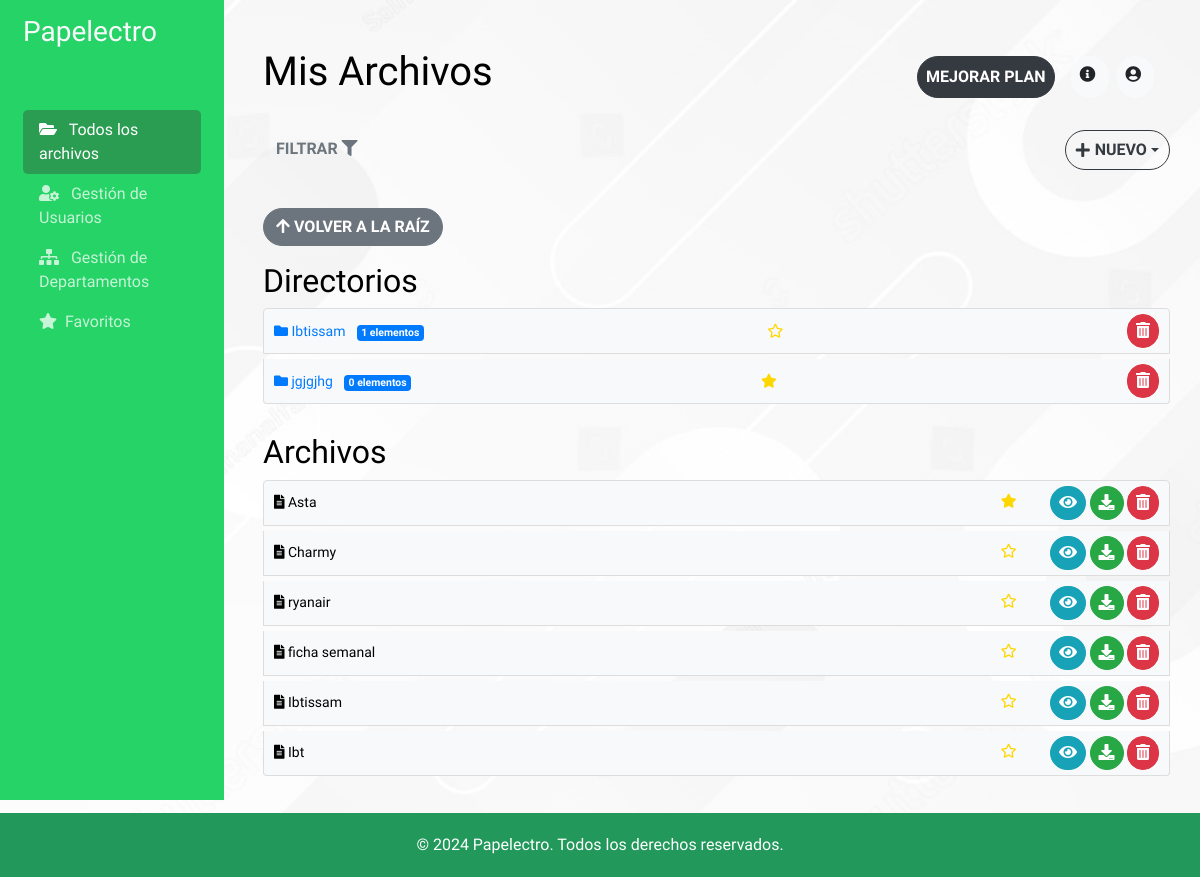
/file_manager/ (signed in), run on an earlier commit of the app's database.
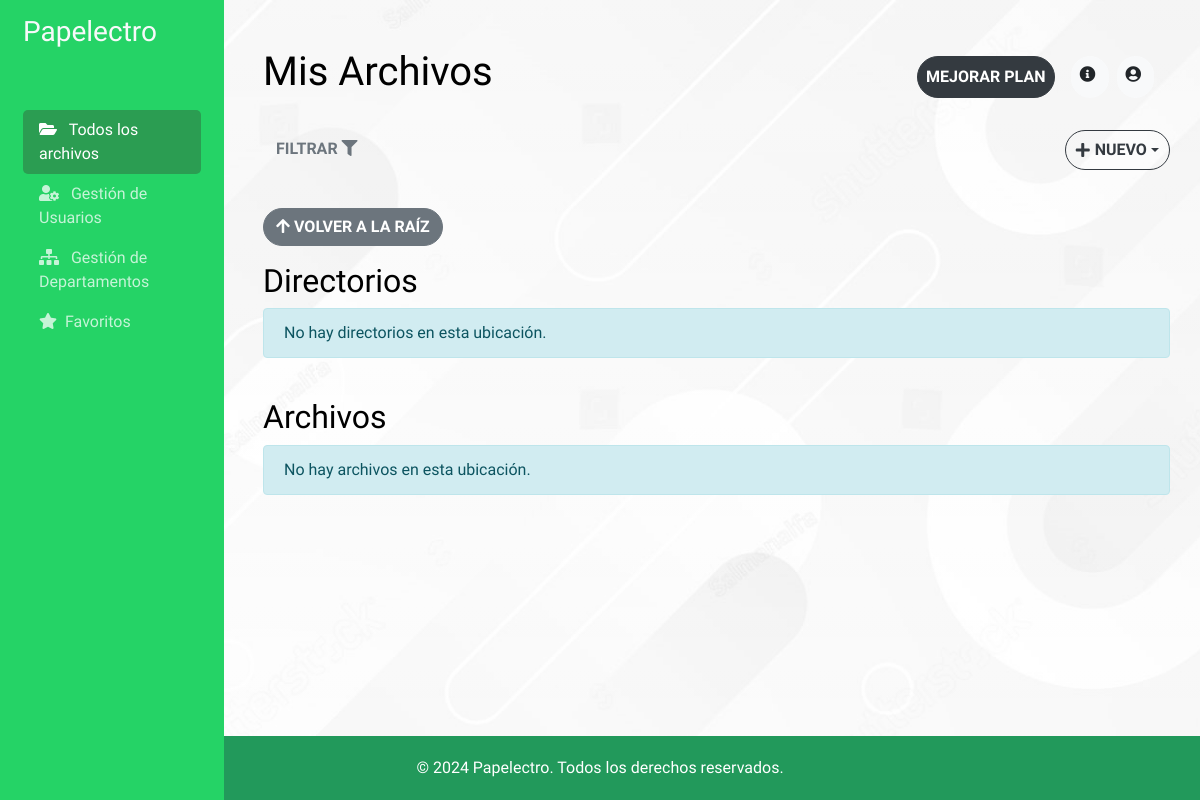
And on a later commit of the database.
### main/models.py (models this page shows, shortened)
class Directorio(models.Model):
    nombre = models.CharField(max_length=255)
    propietario = models.ForeignKey(User, on_delete=models.CASCADE)
    parent = models.ForeignKey('self', null=True, blank=True, related_name='subdirectorios', on_delete=models.CASCADE)
    favorito = models.BooleanField(default=False)  # New field to mark as favorite

class Archivo(models.Model):
    archivo = models.FileField(upload_to='uploads/')
    nombre = models.CharField(max_length=255)
    fecha_creacion = models.DateTimeField(auto_now_add=True)
    empresa = models.ForeignKey(Empresa, on_delete=models.CASCADE, related_name="archivos")
    directorio = models.ForeignKey(Directorio, null=True, blank=True, related_name='archivos', on_delete=models.CASCADE)
    propietario = models.ForeignKey(User, on_delete=models.CASCADE)
    grupo = models.ForeignKey(Group, null=True, blank=True, on_delete=models.SET_NULL)  # Asociar archivo a un grupo
    favorito = models.BooleanField(default=False)  # New field to mark as favorite

### main/views.py (the view, shortened to what this page needs)
# urls.py: path('file_manager/', FileManagerView.as_view(), name="file_manager"),
class FileManagerView(ListView):
    model = Archivo
    template_name = "main/file_manager.html"
    context_object_name = "archivos"  # Mostrar lista de archivos
    def get_queryset(self):
        search_query = self.request.GET.get('search', '')
        tipo_archivo = self.request.GET.get('tipo', '')  # Tipo de archivo para el filtro avanzado
        fecha_inicio = self.request.GET.get('fecha_inicio', '')
        fecha_fin = self.request.GET.get('fecha_fin', '')
        directorio_actual = self.kwargs.get('directorio_pk', None)
        archivos = Archivo.objects.filter(propietario=self.request.user)
        directorios = Directorio.objects.filter(propietario=self.request.user)
        if directorio_actual:
            archivos = archivos.filter(directorio_id=directorio_actual)
            directorios = directorios.filter(parent_id=directorio_actual)
        else:
            archivos = archivos.filter(directorio__isnull=True)
            directorios = directorios.filter(parent__isnull=True)
        if search_query:
            archivos = archivos.filter(nombre__icontains=search_query)
            directorios = directorios.filter(nombre__icontains=search_query)
        if fecha_inicio:
            archivos = archivos.filter(fecha_creacion__gte=fecha_inicio)
        if fecha_fin:
            archivos = archivos.filter(fecha_creacion__lte=fecha_fin)
        return archivos, directorios
    def get_context_data(self, **kwargs):
        context = super().get_context_data(**kwargs)
        directorio_actual = self.kwargs.get('directorio_pk', None)
        archivos, directorios = self.get_queryset()
        if directorio_actual:
            directorio_actual_obj = get_object_or_404(Directorio, pk=directorio_actual, propietario=self.request.user)
            context['directorio_actual'] = directorio_actual_obj
            context['parent_directorio'] = directorio_actual_obj.parent
        else:
            context['directorio_actual'] = None
        context['archivos'] = archivos
        context['directorios'] = directorios
        context['search_query'] = self.request.GET.get('search', '')
        context['tipo_archivo'] = self.request.GET.get('tipo', '')
        context['fecha_inicio'] = self.request.GET.get('fecha_inicio', '')
        context['fecha_fin'] = self.request.GET.get('fecha_fin', '')
        return context

### main/templates/main/file_manager.html (shortened to what this page needs)
{% extends 'main/admin_dashboard.html' %}
{% load static %}
{% block content %}
<div class="mt-4">
    {% if parent_directorio %}
        <a href="{% url 'directorios' parent_directorio.pk %}" class="btn btn-secondary mb-3">
            <i class="fas fa-arrow-up"></i> Volver a {{ parent_directorio.nombre }}
        </a>
    {% else %}
        <a href="{% url 'file_manager' %}" class="btn btn-secondary mb-3">
            <i class="fas fa-arrow-up"></i> Volver a la raíz
        </a>
    {% endif %}
    <h2>Directorios</h2>
    <ul class="list-group mb-4">
        {% for directorio in directorios %}
            <li class="list-group-item d-flex justify-content-between align-items-center">
                <div>
                    <a href="{% url 'directorios' directorio.pk %}">
                    <i class="fas fa-folder"></i> {{ directorio.nombre }}
                    </a>
                    <span class="badge badge-primary ml-2">{% with total_elements=directorio.subdirectorios.count|add:directorio.archivos.count %}
                        {{ total_elements }}
                    {% endwith %} elementos</span>
                </div>
                <button class="favorito-btn" data-id="{{ directorio.id }}" data-type="directorio">
                    {% if directorio.favorito %}
                        <i class="fas fa-star" style="color: gold;"></i>
                    {% else %}
                        <i class="far fa-star" style="color: gold;"></i>
                    {% endif %}
                </button>
                <form action="{% url 'borrar-directorio' directorio.pk %}" method="POST" style="display:inline;">
                    <button type="submit" class="btn btn-danger btn-sm">
                        <i class="fas fa-trash-alt"></i>
                    </button>
                </form>
            </li>
        {% empty %}
            <p class="alert alert-info">No hay directorios en esta ubicación.</p>
        {% endfor %}
    </ul>
    <h2>Archivos</h2>
    <ul class="list-group">
        {% for archivo in archivos %}
            <li class="list-group-item d-flex justify-content-between align-items-center">
                <span><i class="fas fa-file-alt"></i> {{ archivo.nombre }}</span>
                <div>
                    <button class="favorito-btn mr-4" data-id="{{ archivo.id }}" data-type="archivo">
                        {% if archivo.favorito %}
                            <i class="fas fa-star" style="color: gold;"></i>
                        {% else %}
                        <i class="far fa-star" style="color: gold;"></i>
                            {% endif %}
                    </button>
                    <a href="{% url 'detalle-archivo' archivo.pk %}" class="btn btn-info btn-sm">
                        <i class="fas fa-eye"></i>
                    </a>
                    <a href="{% url 'archivos-descargar' archivo.pk %}" class="btn btn-success btn-sm">
                        <i class="fas fa-download"></i>
                    </a>
                    <form action="{% url 'archivos-borrar' archivo.pk %}" method="POST" style="display:inline;">
                        <button type="submit" class="btn btn-danger btn-sm">
                            <i class="fas fa-trash-alt"></i>
                        </button>
                    </form>
                </div>
            </li>
        {% empty %}
            <p class="alert alert-info">No hay archivos en esta ubicación.</p>
        {% endfor %}
    </ul>
</div>
{% endblock %}

What changed in the data, as far as the page shows it:
removed Directorio: nombre "Ibtissam", subdirectorios "1", favorito False (drawn)
removed Directorio: nombre "jgjgjhg", subdirectorios "0", favorito True (drawn)
removed Archivo: nombre "Asta", favorito True (drawn)
no longer on this page (row edited): Archivo: nombre "Charmy", favorito False (drawn)
removed Archivo: nombre "ryanair", favorito False (drawn)
removed Archivo: nombre "ficha semanal", favorito False (drawn)
removed Archivo: nombre "Ibtissam", favorito False (drawn)
removed Archivo: nombre "Ibt", favorito False (drawn)
Also different on the page:
text now shown: "No hay directorios en esta ubicación. No hay archivos en esta ubicación."
